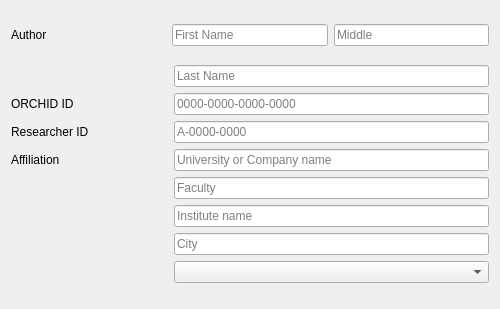
<?xml version="1.0" encoding="UTF-8"?>
<ui version="4.0">
 <class>InfoCreatorMainWidget</class>
 <widget class="QWidget" name="InfoCreatorMainWidget">
  <property name="geometry">
   <rect>
    <x>0</x>
    <y>0</y>
    <width>500</width>
    <height>309</height>
   </rect>
  </property>
  <property name="windowTitle">
   <string>Form</string>
  </property>
  <layout class="QVBoxLayout" name="verticalLayout">
   <item>
    <layout class="QHBoxLayout" name="horizontalLayout_4">
     <item>
      <layout class="QHBoxLayout" name="horizontalLayout_5">
       <item>
        <widget class="QLabel" name="label">
         <property name="sizePolicy">
          <sizepolicy hsizetype="Preferred" vsizetype="Preferred">
           <horstretch>2</horstretch>
           <verstretch>0</verstretch>
          </sizepolicy>
         </property>
         <property name="text">
          <string>Author</string>
         </property>
        </widget>
       </item>
       <item>
        <widget class="QLineEdit" name="firstNameLineEdit">
         <property name="sizePolicy">
          <sizepolicy hsizetype="Expanding" vsizetype="Fixed">
           <horstretch>2</horstretch>
           <verstretch>0</verstretch>
          </sizepolicy>
         </property>
         <property name="text">
          <string/>
         </property>
         <property name="placeholderText">
          <string>First Name</string>
         </property>
        </widget>
       </item>
       <item>
        <widget class="QLineEdit" name="middleNameLineEdit">
         <property name="sizePolicy">
          <sizepolicy hsizetype="Expanding" vsizetype="Fixed">
           <horstretch>2</horstretch>
           <verstretch>0</verstretch>
          </sizepolicy>
         </property>
         <property name="text">
          <string/>
         </property>
         <property name="placeholderText">
          <string>Middle</string>
         </property>
        </widget>
       </item>
      </layout>
     </item>
    </layout>
   </item>
   <item>
    <layout class="QHBoxLayout" name="horizontalLayout_2">
     <item>
      <layout class="QGridLayout" name="gridLayout" columnstretch="1,2">
       <item row="2" column="1">
        <widget class="QLineEdit" name="researcherIDLineEdit">
         <property name="text">
          <string/>
         </property>
         <property name="placeholderText">
          <string>A-0000-0000</string>
         </property>
        </widget>
       </item>
       <item row="7" column="1">
        <widget class="QComboBox" name="countryComboBox"/>
       </item>
       <item row="1" column="0">
        <widget class="QLabel" name="label_3">
         <property name="text">
          <string>ORCHID ID</string>
         </property>
        </widget>
       </item>
       <item row="3" column="0">
        <widget class="QLabel" name="label_5">
         <property name="text">
          <string>Affiliation</string>
         </property>
        </widget>
       </item>
       <item row="3" column="1">
        <widget class="QLineEdit" name="universityNameLineEdit">
         <property name="text">
          <string/>
         </property>
         <property name="placeholderText">
          <string>University or Company name</string>
         </property>
        </widget>
       </item>
       <item row="2" column="0">
        <widget class="QLabel" name="label_4">
         <property name="text">
          <string>Researcher ID</string>
         </property>
        </widget>
       </item>
       <item row="0" column="1">
        <widget class="QLineEdit" name="lastNameLineEdit">
         <property name="text">
          <string/>
         </property>
         <property name="placeholderText">
          <string>Last Name</string>
         </property>
        </widget>
       </item>
       <item row="1" column="1">
        <widget class="QLineEdit" name="orchidLineEdit">
         <property name="text">
          <string/>
         </property>
         <property name="placeholderText">
          <string>0000-0000-0000-0000</string>
         </property>
        </widget>
       </item>
       <item row="4" column="1">
        <widget class="QLineEdit" name="facultyNameLineEdit">
         <property name="text">
          <string/>
         </property>
         <property name="placeholderText">
          <string>Faculty</string>
         </property>
        </widget>
       </item>
       <item row="5" column="1">
        <widget class="QLineEdit" name="instituteNameLineEdit">
         <property name="text">
          <string/>
         </property>
         <property name="placeholderText">
          <string>Institute name</string>
         </property>
        </widget>
       </item>
       <item row="6" column="1">
        <widget class="QLineEdit" name="cityNameLineEdit">
         <property name="text">
          <string/>
         </property>
         <property name="placeholderText">
          <string>City</string>
         </property>
        </widget>
       </item>
      </layout>
     </item>
    </layout>
   </item>
  </layout>
 </widget>
 <resources/>
 <connections/>
</ui>
